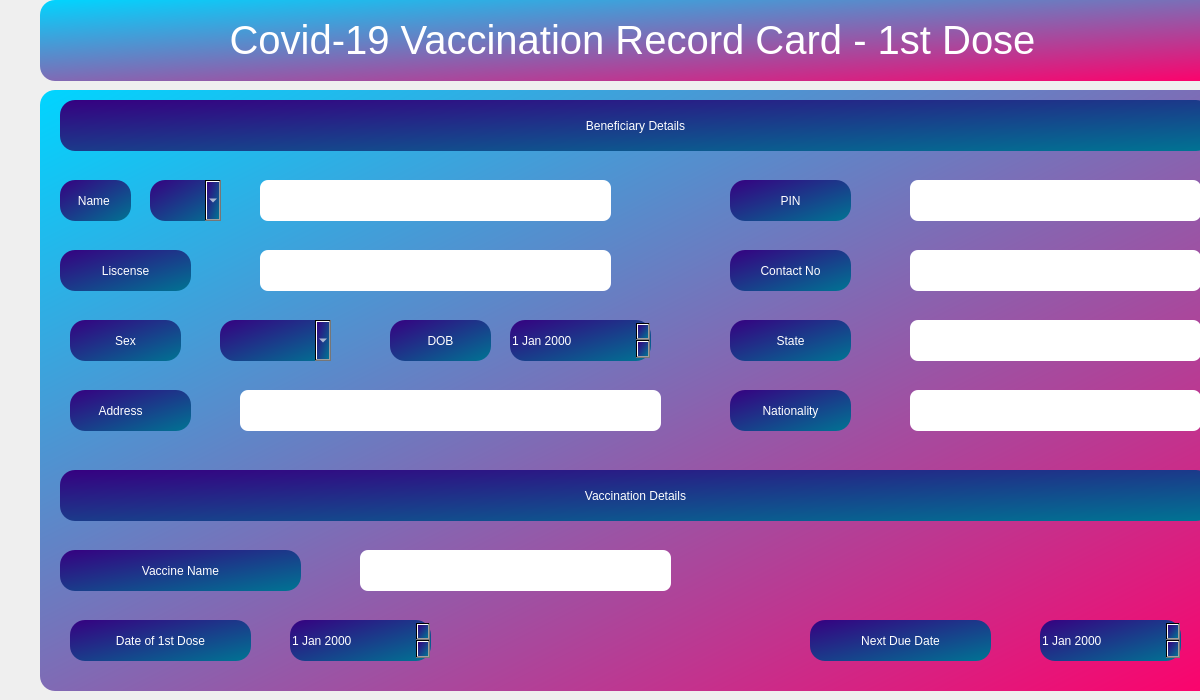
<?xml version="1.0" encoding="UTF-8"?>
<ui version="4.0">
 <class>Card1</class>
 <widget class="QDialog" name="Card1">
  <property name="geometry">
   <rect>
    <x>0</x>
    <y>0</y>
    <width>1200</width>
    <height>700</height>
   </rect>
  </property>
  <property name="windowTitle">
   <string>Dialog</string>
  </property>
  <widget class="QGroupBox" name="groupBox">
   <property name="geometry">
    <rect>
     <x>40</x>
     <y>90</y>
     <width>1191</width>
     <height>601</height>
    </rect>
   </property>
   <property name="styleSheet">
    <string notr="true">background-color: qlineargradient(spread:reflect, x1:0, y1:0, x2:1, y2:1, stop:0 rgba(0, 213, 255, 255), stop:1 rgba(255, 0, 106, 255));
border-radius: 15px;</string>
   </property>
   <property name="title">
    <string/>
   </property>
   <property name="alignment">
    <set>Qt::AlignCenter</set>
   </property>
   <widget class="QLineEdit" name="lineEditName">
    <property name="geometry">
     <rect>
      <x>220</x>
      <y>90</y>
      <width>351</width>
      <height>41</height>
     </rect>
    </property>
    <property name="sizePolicy">
     <sizepolicy hsizetype="Expanding" vsizetype="Preferred">
      <horstretch>0</horstretch>
      <verstretch>0</verstretch>
     </sizepolicy>
    </property>
    <property name="styleSheet">
     <string notr="true">background-color: rgb(255, 255, 255);
border-radius: 8px;
font: 16pt &quot;Segoe UI&quot;;</string>
    </property>
   </widget>
   <widget class="QLabel" name="labelName">
    <property name="geometry">
     <rect>
      <x>20</x>
      <y>90</y>
      <width>71</width>
      <height>41</height>
     </rect>
    </property>
    <property name="sizePolicy">
     <sizepolicy hsizetype="Minimum" vsizetype="Preferred">
      <horstretch>0</horstretch>
      <verstretch>0</verstretch>
     </sizepolicy>
    </property>
    <property name="layoutDirection">
     <enum>Qt::LeftToRight</enum>
    </property>
    <property name="styleSheet">
     <string notr="true">font: 14pt &quot;Segoe UI&quot;;
background-color: qlineargradient(spread:reflect, x1:0, y1:0, x2:1, y2:1, stop:0 rgba(54, 0, 129, 255), stop:1 rgba(0, 116, 147, 255));
color: rgb(255, 255, 255);</string>
    </property>
    <property name="text">
     <string>Name </string>
    </property>
    <property name="alignment">
     <set>Qt::AlignCenter</set>
    </property>
    <property name="wordWrap">
     <bool>false</bool>
    </property>
    <property name="buddy">
     <cstring>lineEditName</cstring>
    </property>
   </widget>
   <widget class="QLineEdit" name="lineEditlisense">
    <property name="geometry">
     <rect>
      <x>220</x>
      <y>160</y>
      <width>351</width>
      <height>41</height>
     </rect>
    </property>
    <property name="sizePolicy">
     <sizepolicy hsizetype="Expanding" vsizetype="Preferred">
      <horstretch>0</horstretch>
      <verstretch>0</verstretch>
     </sizepolicy>
    </property>
    <property name="styleSheet">
     <string notr="true">background-color: rgb(255, 255, 255);
border-radius: 8px;
font: 16pt &quot;Segoe UI&quot;;</string>
    </property>
   </widget>
   <widget class="QLabel" name="labelGurdian">
    <property name="geometry">
     <rect>
      <x>20</x>
      <y>160</y>
      <width>131</width>
      <height>41</height>
     </rect>
    </property>
    <property name="layoutDirection">
     <enum>Qt::LeftToRight</enum>
    </property>
    <property name="styleSheet">
     <string notr="true">font: 14pt &quot;Segoe UI&quot;;
background-color: qlineargradient(spread:reflect, x1:0, y1:0, x2:1, y2:1, stop:0 rgba(54, 0, 129, 255), stop:1 rgba(0, 116, 147, 255));
color: rgb(255, 255, 255);</string>
    </property>
    <property name="text">
     <string>Liscense</string>
    </property>
    <property name="alignment">
     <set>Qt::AlignCenter</set>
    </property>
    <property name="wordWrap">
     <bool>false</bool>
    </property>
   </widget>
   <widget class="QLabel" name="labelSex">
    <property name="geometry">
     <rect>
      <x>30</x>
      <y>230</y>
      <width>111</width>
      <height>41</height>
     </rect>
    </property>
    <property name="sizePolicy">
     <sizepolicy hsizetype="Preferred" vsizetype="Preferred">
      <horstretch>0</horstretch>
      <verstretch>0</verstretch>
     </sizepolicy>
    </property>
    <property name="layoutDirection">
     <enum>Qt::LeftToRight</enum>
    </property>
    <property name="styleSheet">
     <string notr="true">font: 14pt &quot;Segoe UI&quot;;
background-color: qlineargradient(spread:reflect, x1:0, y1:0, x2:1, y2:1, stop:0 rgba(54, 0, 129, 255), stop:1 rgba(0, 116, 147, 255));
color: rgb(255, 255, 255);</string>
    </property>
    <property name="text">
     <string>Sex</string>
    </property>
    <property name="alignment">
     <set>Qt::AlignCenter</set>
    </property>
    <property name="wordWrap">
     <bool>false</bool>
    </property>
   </widget>
   <widget class="QLineEdit" name="lineEditpin">
    <property name="geometry">
     <rect>
      <x>870</x>
      <y>90</y>
      <width>291</width>
      <height>41</height>
     </rect>
    </property>
    <property name="sizePolicy">
     <sizepolicy hsizetype="Expanding" vsizetype="Preferred">
      <horstretch>0</horstretch>
      <verstretch>0</verstretch>
     </sizepolicy>
    </property>
    <property name="styleSheet">
     <string notr="true">background-color: rgb(255, 255, 255);
border-radius: 8px;
font: 16pt &quot;Segoe UI&quot;;</string>
    </property>
   </widget>
   <widget class="QLineEdit" name="lineEditAddress">
    <property name="geometry">
     <rect>
      <x>200</x>
      <y>300</y>
      <width>421</width>
      <height>41</height>
     </rect>
    </property>
    <property name="sizePolicy">
     <sizepolicy hsizetype="Expanding" vsizetype="Preferred">
      <horstretch>0</horstretch>
      <verstretch>0</verstretch>
     </sizepolicy>
    </property>
    <property name="styleSheet">
     <string notr="true">background-color: rgb(255, 255, 255);
border-radius: 8px;
font: 16pt &quot;Segoe UI&quot;;</string>
    </property>
   </widget>
   <widget class="QLabel" name="labelAddress">
    <property name="geometry">
     <rect>
      <x>30</x>
      <y>300</y>
      <width>121</width>
      <height>41</height>
     </rect>
    </property>
    <property name="layoutDirection">
     <enum>Qt::LeftToRight</enum>
    </property>
    <property name="styleSheet">
     <string notr="true">font: 14pt &quot;Segoe UI&quot;;
background-color: qlineargradient(spread:reflect, x1:0, y1:0, x2:1, y2:1, stop:0 rgba(54, 0, 129, 255), stop:1 rgba(0, 116, 147, 255));
color: rgb(255, 255, 255);</string>
    </property>
    <property name="text">
     <string>Address      </string>
    </property>
    <property name="alignment">
     <set>Qt::AlignCenter</set>
    </property>
    <property name="wordWrap">
     <bool>false</bool>
    </property>
   </widget>
   <widget class="QDateEdit" name="dateEditDob">
    <property name="geometry">
     <rect>
      <x>470</x>
      <y>230</y>
      <width>141</width>
      <height>41</height>
     </rect>
    </property>
    <property name="sizePolicy">
     <sizepolicy hsizetype="Minimum" vsizetype="Preferred">
      <horstretch>0</horstretch>
      <verstretch>0</verstretch>
     </sizepolicy>
    </property>
    <property name="styleSheet">
     <string notr="true">font: 14pt &quot;Segoe UI&quot;;
background-color: qlineargradient(spread:reflect, x1:0, y1:0, x2:1, y2:1, stop:0 rgba(54, 0, 129, 255), stop:1 rgba(0, 116, 147, 255));
color: rgb(255, 255, 255);</string>
    </property>
   </widget>
   <widget class="QLabel" name="labelDob">
    <property name="geometry">
     <rect>
      <x>350</x>
      <y>230</y>
      <width>101</width>
      <height>41</height>
     </rect>
    </property>
    <property name="sizePolicy">
     <sizepolicy hsizetype="Preferred" vsizetype="Preferred">
      <horstretch>0</horstretch>
      <verstretch>0</verstretch>
     </sizepolicy>
    </property>
    <property name="styleSheet">
     <string notr="true">font: 14pt &quot;Segoe UI&quot;;
background-color: qlineargradient(spread:reflect, x1:0, y1:0, x2:1, y2:1, stop:0 rgba(54, 0, 129, 255), stop:1 rgba(0, 116, 147, 255));
color: rgb(255, 255, 255);</string>
    </property>
    <property name="text">
     <string>DOB</string>
    </property>
    <property name="alignment">
     <set>Qt::AlignCenter</set>
    </property>
   </widget>
   <widget class="QComboBox" name="combo_Mr">
    <property name="geometry">
     <rect>
      <x>110</x>
      <y>90</y>
      <width>71</width>
      <height>41</height>
     </rect>
    </property>
    <property name="styleSheet">
     <string notr="true">font: 14pt &quot;Segoe UI&quot;;
background-color: qlineargradient(spread:reflect, x1:0, y1:0, x2:1, y2:1, stop:0 rgba(54, 0, 129, 255), stop:1 rgba(0, 116, 147, 255));
color: rgb(255, 255, 255);</string>
    </property>
   </widget>
   <widget class="QComboBox" name="combo_Sex">
    <property name="geometry">
     <rect>
      <x>180</x>
      <y>230</y>
      <width>111</width>
      <height>41</height>
     </rect>
    </property>
    <property name="styleSheet">
     <string notr="true">font: 14pt &quot;Segoe UI&quot;;
background-color: qlineargradient(spread:reflect, x1:0, y1:0, x2:1, y2:1, stop:0 rgba(54, 0, 129, 255), stop:1 rgba(0, 116, 147, 255));
color: rgb(255, 255, 255);</string>
    </property>
   </widget>
   <widget class="QLabel" name="labelName_2">
    <property name="geometry">
     <rect>
      <x>20</x>
      <y>10</y>
      <width>1151</width>
      <height>51</height>
     </rect>
    </property>
    <property name="sizePolicy">
     <sizepolicy hsizetype="Minimum" vsizetype="Preferred">
      <horstretch>0</horstretch>
      <verstretch>0</verstretch>
     </sizepolicy>
    </property>
    <property name="layoutDirection">
     <enum>Qt::LeftToRight</enum>
    </property>
    <property name="styleSheet">
     <string notr="true">font: 14pt &quot;Segoe UI&quot;;
background-color: qlineargradient(spread:reflect, x1:0, y1:0, x2:1, y2:1, stop:0 rgba(54, 0, 129, 255), stop:1 rgba(0, 116, 147, 255));
color: rgb(255, 255, 255);</string>
    </property>
    <property name="text">
     <string>Beneficiary Details</string>
    </property>
    <property name="alignment">
     <set>Qt::AlignCenter</set>
    </property>
    <property name="wordWrap">
     <bool>false</bool>
    </property>
    <property name="buddy">
     <cstring>lineEditName</cstring>
    </property>
   </widget>
   <widget class="QLabel" name="labelMobile">
    <property name="geometry">
     <rect>
      <x>690</x>
      <y>90</y>
      <width>121</width>
      <height>41</height>
     </rect>
    </property>
    <property name="layoutDirection">
     <enum>Qt::LeftToRight</enum>
    </property>
    <property name="styleSheet">
     <string notr="true">font: 14pt &quot;Segoe UI&quot;;
background-color: qlineargradient(spread:reflect, x1:0, y1:0, x2:1, y2:1, stop:0 rgba(54, 0, 129, 255), stop:1 rgba(0, 116, 147, 255));
color: rgb(255, 255, 255);</string>
    </property>
    <property name="text">
     <string>PIN</string>
    </property>
    <property name="alignment">
     <set>Qt::AlignCenter</set>
    </property>
    <property name="wordWrap">
     <bool>false</bool>
    </property>
   </widget>
   <widget class="QLabel" name="labelPhone">
    <property name="geometry">
     <rect>
      <x>690</x>
      <y>160</y>
      <width>121</width>
      <height>41</height>
     </rect>
    </property>
    <property name="layoutDirection">
     <enum>Qt::LeftToRight</enum>
    </property>
    <property name="styleSheet">
     <string notr="true">font: 14pt &quot;Segoe UI&quot;;
background-color: qlineargradient(spread:reflect, x1:0, y1:0, x2:1, y2:1, stop:0 rgba(54, 0, 129, 255), stop:1 rgba(0, 116, 147, 255));
color: rgb(255, 255, 255);</string>
    </property>
    <property name="text">
     <string>Contact No</string>
    </property>
    <property name="alignment">
     <set>Qt::AlignCenter</set>
    </property>
    <property name="wordWrap">
     <bool>false</bool>
    </property>
   </widget>
   <widget class="QLineEdit" name="lineEditContact">
    <property name="geometry">
     <rect>
      <x>870</x>
      <y>160</y>
      <width>291</width>
      <height>41</height>
     </rect>
    </property>
    <property name="sizePolicy">
     <sizepolicy hsizetype="Expanding" vsizetype="Preferred">
      <horstretch>0</horstretch>
      <verstretch>0</verstretch>
     </sizepolicy>
    </property>
    <property name="styleSheet">
     <string notr="true">background-color: rgb(255, 255, 255);
border-radius: 8px;
font: 16pt &quot;Segoe UI&quot;;</string>
    </property>
   </widget>
   <widget class="QLabel" name="labelState">
    <property name="geometry">
     <rect>
      <x>690</x>
      <y>230</y>
      <width>121</width>
      <height>41</height>
     </rect>
    </property>
    <property name="styleSheet">
     <string notr="true">font: 14pt &quot;Segoe UI&quot;;
background-color: qlineargradient(spread:reflect, x1:0, y1:0, x2:1, y2:1, stop:0 rgba(54, 0, 129, 255), stop:1 rgba(0, 116, 147, 255));
color: rgb(255, 255, 255);</string>
    </property>
    <property name="text">
     <string>State</string>
    </property>
    <property name="alignment">
     <set>Qt::AlignCenter</set>
    </property>
   </widget>
   <widget class="QLineEdit" name="lineEditstate">
    <property name="geometry">
     <rect>
      <x>870</x>
      <y>230</y>
      <width>291</width>
      <height>41</height>
     </rect>
    </property>
    <property name="sizePolicy">
     <sizepolicy hsizetype="Expanding" vsizetype="Preferred">
      <horstretch>0</horstretch>
      <verstretch>0</verstretch>
     </sizepolicy>
    </property>
    <property name="styleSheet">
     <string notr="true">background-color: rgb(255, 255, 255);
border-radius: 8px;
font: 16pt &quot;Segoe UI&quot;;</string>
    </property>
   </widget>
   <widget class="QLabel" name="labelNation">
    <property name="geometry">
     <rect>
      <x>690</x>
      <y>300</y>
      <width>121</width>
      <height>41</height>
     </rect>
    </property>
    <property name="layoutDirection">
     <enum>Qt::LeftToRight</enum>
    </property>
    <property name="styleSheet">
     <string notr="true">font: 14pt &quot;Segoe UI&quot;;
background-color: qlineargradient(spread:reflect, x1:0, y1:0, x2:1, y2:1, stop:0 rgba(54, 0, 129, 255), stop:1 rgba(0, 116, 147, 255));
color: rgb(255, 255, 255);</string>
    </property>
    <property name="text">
     <string>Nationality</string>
    </property>
    <property name="alignment">
     <set>Qt::AlignCenter</set>
    </property>
    <property name="wordWrap">
     <bool>false</bool>
    </property>
   </widget>
   <widget class="QLineEdit" name="lineEditNationality">
    <property name="geometry">
     <rect>
      <x>870</x>
      <y>300</y>
      <width>291</width>
      <height>41</height>
     </rect>
    </property>
    <property name="sizePolicy">
     <sizepolicy hsizetype="Expanding" vsizetype="Preferred">
      <horstretch>0</horstretch>
      <verstretch>0</verstretch>
     </sizepolicy>
    </property>
    <property name="styleSheet">
     <string notr="true">background-color: rgb(255, 255, 255);
border-radius: 8px;
font: 16pt &quot;Segoe UI&quot;;</string>
    </property>
   </widget>
   <widget class="QLabel" name="labelName_3">
    <property name="geometry">
     <rect>
      <x>20</x>
      <y>380</y>
      <width>1151</width>
      <height>51</height>
     </rect>
    </property>
    <property name="sizePolicy">
     <sizepolicy hsizetype="Minimum" vsizetype="Preferred">
      <horstretch>0</horstretch>
      <verstretch>0</verstretch>
     </sizepolicy>
    </property>
    <property name="layoutDirection">
     <enum>Qt::LeftToRight</enum>
    </property>
    <property name="styleSheet">
     <string notr="true">font: 14pt &quot;Segoe UI&quot;;
background-color: qlineargradient(spread:reflect, x1:0, y1:0, x2:1, y2:1, stop:0 rgba(54, 0, 129, 255), stop:1 rgba(0, 116, 147, 255));
color: rgb(255, 255, 255);</string>
    </property>
    <property name="text">
     <string>Vaccination Details</string>
    </property>
    <property name="alignment">
     <set>Qt::AlignCenter</set>
    </property>
    <property name="wordWrap">
     <bool>false</bool>
    </property>
    <property name="buddy">
     <cstring>lineEditName</cstring>
    </property>
   </widget>
   <widget class="QLabel" name="labelName_4">
    <property name="geometry">
     <rect>
      <x>20</x>
      <y>460</y>
      <width>241</width>
      <height>41</height>
     </rect>
    </property>
    <property name="sizePolicy">
     <sizepolicy hsizetype="Minimum" vsizetype="Preferred">
      <horstretch>0</horstretch>
      <verstretch>0</verstretch>
     </sizepolicy>
    </property>
    <property name="layoutDirection">
     <enum>Qt::LeftToRight</enum>
    </property>
    <property name="styleSheet">
     <string notr="true">font: 14pt &quot;Segoe UI&quot;;
background-color: qlineargradient(spread:reflect, x1:0, y1:0, x2:1, y2:1, stop:0 rgba(54, 0, 129, 255), stop:1 rgba(0, 116, 147, 255));
color: rgb(255, 255, 255);</string>
    </property>
    <property name="text">
     <string>Vaccine Name</string>
    </property>
    <property name="alignment">
     <set>Qt::AlignCenter</set>
    </property>
    <property name="wordWrap">
     <bool>false</bool>
    </property>
    <property name="buddy">
     <cstring>lineEditName</cstring>
    </property>
   </widget>
   <widget class="QLineEdit" name="lineEditvaccinename">
    <property name="geometry">
     <rect>
      <x>320</x>
      <y>460</y>
      <width>311</width>
      <height>41</height>
     </rect>
    </property>
    <property name="sizePolicy">
     <sizepolicy hsizetype="Expanding" vsizetype="Preferred">
      <horstretch>0</horstretch>
      <verstretch>0</verstretch>
     </sizepolicy>
    </property>
    <property name="styleSheet">
     <string notr="true">background-color: rgb(255, 255, 255);
border-radius: 8px;
font: 16pt &quot;Segoe UI&quot;;</string>
    </property>
   </widget>
   <widget class="QLabel" name="labelDob_2">
    <property name="geometry">
     <rect>
      <x>30</x>
      <y>530</y>
      <width>181</width>
      <height>41</height>
     </rect>
    </property>
    <property name="sizePolicy">
     <sizepolicy hsizetype="Preferred" vsizetype="Preferred">
      <horstretch>0</horstretch>
      <verstretch>0</verstretch>
     </sizepolicy>
    </property>
    <property name="styleSheet">
     <string notr="true">font: 14pt &quot;Segoe UI&quot;;
background-color: qlineargradient(spread:reflect, x1:0, y1:0, x2:1, y2:1, stop:0 rgba(54, 0, 129, 255), stop:1 rgba(0, 116, 147, 255));
color: rgb(255, 255, 255);</string>
    </property>
    <property name="text">
     <string>Date of 1st Dose</string>
    </property>
    <property name="alignment">
     <set>Qt::AlignCenter</set>
    </property>
   </widget>
   <widget class="QDateEdit" name="dateEditDob_2">
    <property name="geometry">
     <rect>
      <x>250</x>
      <y>530</y>
      <width>141</width>
      <height>41</height>
     </rect>
    </property>
    <property name="sizePolicy">
     <sizepolicy hsizetype="Minimum" vsizetype="Preferred">
      <horstretch>0</horstretch>
      <verstretch>0</verstretch>
     </sizepolicy>
    </property>
    <property name="styleSheet">
     <string notr="true">font: 14pt &quot;Segoe UI&quot;;
background-color: qlineargradient(spread:reflect, x1:0, y1:0, x2:1, y2:1, stop:0 rgba(54, 0, 129, 255), stop:1 rgba(0, 116, 147, 255));
color: rgb(255, 255, 255);</string>
    </property>
   </widget>
   <widget class="QDateEdit" name="dateEditDob_3">
    <property name="geometry">
     <rect>
      <x>1000</x>
      <y>530</y>
      <width>141</width>
      <height>41</height>
     </rect>
    </property>
    <property name="sizePolicy">
     <sizepolicy hsizetype="Minimum" vsizetype="Preferred">
      <horstretch>0</horstretch>
      <verstretch>0</verstretch>
     </sizepolicy>
    </property>
    <property name="styleSheet">
     <string notr="true">font: 14pt &quot;Segoe UI&quot;;
background-color: qlineargradient(spread:reflect, x1:0, y1:0, x2:1, y2:1, stop:0 rgba(54, 0, 129, 255), stop:1 rgba(0, 116, 147, 255));
color: rgb(255, 255, 255);</string>
    </property>
   </widget>
   <widget class="QLabel" name="labelDob_3">
    <property name="geometry">
     <rect>
      <x>770</x>
      <y>530</y>
      <width>181</width>
      <height>41</height>
     </rect>
    </property>
    <property name="sizePolicy">
     <sizepolicy hsizetype="Preferred" vsizetype="Preferred">
      <horstretch>0</horstretch>
      <verstretch>0</verstretch>
     </sizepolicy>
    </property>
    <property name="styleSheet">
     <string notr="true">font: 14pt &quot;Segoe UI&quot;;
background-color: qlineargradient(spread:reflect, x1:0, y1:0, x2:1, y2:1, stop:0 rgba(54, 0, 129, 255), stop:1 rgba(0, 116, 147, 255));
color: rgb(255, 255, 255);</string>
    </property>
    <property name="text">
     <string>Next Due Date</string>
    </property>
    <property name="alignment">
     <set>Qt::AlignCenter</set>
    </property>
   </widget>
  </widget>
  <widget class="QLabel" name="que1">
   <property name="geometry">
    <rect>
     <x>40</x>
     <y>0</y>
     <width>1185</width>
     <height>81</height>
    </rect>
   </property>
   <property name="font">
    <font>
     <family>Segoe UI</family>
     <pointsize>30</pointsize>
     <italic>false</italic>
     <bold>false</bold>
     <strikeout>false</strikeout>
    </font>
   </property>
   <property name="layoutDirection">
    <enum>Qt::LeftToRight</enum>
   </property>
   <property name="autoFillBackground">
    <bool>false</bool>
   </property>
   <property name="styleSheet">
    <string notr="true">font: 300 30pt &quot;Segoe UI&quot;;
color: rgb(255, 255, 255);
background-color: qlineargradient(spread:reflect, x1:0, y1:0, x2:1, y2:1, stop:0 rgba(0, 213, 255, 255), stop:1 rgba(255, 0, 106, 255));
border-radius:15px;</string>
   </property>
   <property name="text">
    <string>&lt;html&gt;&lt;head/&gt;&lt;body&gt;&lt;p&gt;Covid-19 Vaccination Record Card - 1st Dose&lt;/p&gt;&lt;/body&gt;&lt;/html&gt;</string>
   </property>
   <property name="alignment">
    <set>Qt::AlignCenter</set>
   </property>
  </widget>
 </widget>
 <resources/>
 <connections/>
</ui>
